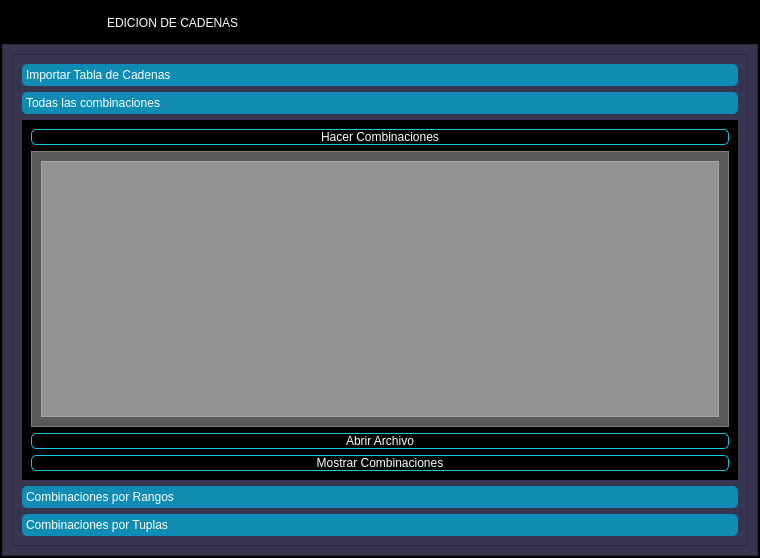
<?xml version="1.0" encoding="UTF-8"?>
<ui version="4.0">
 <class>MainWindow</class>
 <widget class="QMainWindow" name="MainWindow">
  <property name="geometry">
   <rect>
    <x>0</x>
    <y>0</y>
    <width>760</width>
    <height>558</height>
   </rect>
  </property>
  <property name="windowTitle">
   <string>MainWindow</string>
  </property>
  <widget class="QWidget" name="centralwidget">
   <property name="styleSheet">
    <string notr="true">background-color: rgb(0, 0, 0);</string>
   </property>
   <layout class="QHBoxLayout" name="horizontalLayout_4">
    <property name="spacing">
     <number>0</number>
    </property>
    <property name="leftMargin">
     <number>0</number>
    </property>
    <property name="topMargin">
     <number>0</number>
    </property>
    <property name="rightMargin">
     <number>0</number>
    </property>
    <property name="bottomMargin">
     <number>0</number>
    </property>
    <item>
     <widget class="QFrame" name="frame">
      <property name="frameShape">
       <enum>QFrame::StyledPanel</enum>
      </property>
      <property name="frameShadow">
       <enum>QFrame::Raised</enum>
      </property>
      <layout class="QVBoxLayout" name="verticalLayout_2" stretch="1,0">
       <property name="spacing">
        <number>0</number>
       </property>
       <property name="leftMargin">
        <number>0</number>
       </property>
       <property name="topMargin">
        <number>0</number>
       </property>
       <property name="rightMargin">
        <number>0</number>
       </property>
       <property name="bottomMargin">
        <number>0</number>
       </property>
       <item>
        <widget class="QFrame" name="frame_superior">
         <property name="minimumSize">
          <size>
           <width>0</width>
           <height>42</height>
          </size>
         </property>
         <property name="maximumSize">
          <size>
           <width>16777215</width>
           <height>40</height>
          </size>
         </property>
         <property name="styleSheet">
          <string notr="true">QFrame {
background-color: rgb(0, 0, 0);
}

QPushButton{
background-color:#000000ff;
border-radius:20px;
}

QPushButton:hover{
background-color:rgb(53, 53, 79);
border-radius:20px;
}</string>
         </property>
         <property name="frameShape">
          <enum>QFrame::StyledPanel</enum>
         </property>
         <property name="frameShadow">
          <enum>QFrame::Raised</enum>
         </property>
         <layout class="QHBoxLayout" name="horizontalLayout">
          <property name="spacing">
           <number>5</number>
          </property>
          <property name="leftMargin">
           <number>0</number>
          </property>
          <property name="topMargin">
           <number>0</number>
          </property>
          <property name="rightMargin">
           <number>0</number>
          </property>
          <property name="bottomMargin">
           <number>0</number>
          </property>
          <item>
           <spacer name="horizontalSpacer_2">
            <property name="orientation">
             <enum>Qt::Horizontal</enum>
            </property>
            <property name="sizeHint" stdset="0">
             <size>
              <width>40</width>
              <height>20</height>
             </size>
            </property>
           </spacer>
          </item>
          <item>
           <widget class="QLabel" name="label">
            <property name="styleSheet">
             <string notr="true">font: 87 12pt &quot;Arial Black&quot;;
color: white;</string>
            </property>
            <property name="text">
             <string>EDICION DE CADENAS</string>
            </property>
           </widget>
          </item>
          <item>
           <spacer name="horizontalSpacer">
            <property name="orientation">
             <enum>Qt::Horizontal</enum>
            </property>
            <property name="sizeHint" stdset="0">
             <size>
              <width>339</width>
              <height>17</height>
             </size>
            </property>
           </spacer>
          </item>
          <item>
           <widget class="QPushButton" name="bt_cerrar2">
            <property name="minimumSize">
             <size>
              <width>40</width>
              <height>40</height>
             </size>
            </property>
            <property name="styleSheet">
             <string notr="true"/>
            </property>
            <property name="text">
             <string/>
            </property>
            <property name="icon">
             <iconset>
              <normaloff>imagenes/minimo.png</normaloff>imagenes/minimo.png</iconset>
            </property>
            <property name="iconSize">
             <size>
              <width>30</width>
              <height>30</height>
             </size>
            </property>
           </widget>
          </item>
          <item>
           <widget class="QPushButton" name="bt_minimizar">
            <property name="minimumSize">
             <size>
              <width>40</width>
              <height>40</height>
             </size>
            </property>
            <property name="styleSheet">
             <string notr="true"/>
            </property>
            <property name="text">
             <string/>
            </property>
            <property name="icon">
             <iconset>
              <normaloff>imagenes/minimizar.png</normaloff>imagenes/minimizar.png</iconset>
            </property>
            <property name="iconSize">
             <size>
              <width>30</width>
              <height>30</height>
             </size>
            </property>
           </widget>
          </item>
          <item>
           <widget class="QPushButton" name="bt_maximixar">
            <property name="minimumSize">
             <size>
              <width>40</width>
              <height>40</height>
             </size>
            </property>
            <property name="styleSheet">
             <string notr="true"/>
            </property>
            <property name="text">
             <string/>
            </property>
            <property name="icon">
             <iconset>
              <normaloff>imagenes/maximizar.png</normaloff>imagenes/maximizar.png</iconset>
            </property>
            <property name="iconSize">
             <size>
              <width>30</width>
              <height>30</height>
             </size>
            </property>
           </widget>
          </item>
          <item>
           <widget class="QPushButton" name="bt_cerrar">
            <property name="minimumSize">
             <size>
              <width>40</width>
              <height>40</height>
             </size>
            </property>
            <property name="styleSheet">
             <string notr="true"/>
            </property>
            <property name="text">
             <string/>
            </property>
            <property name="icon">
             <iconset>
              <normaloff>imagenes/cerrrar.png</normaloff>imagenes/cerrrar.png</iconset>
            </property>
            <property name="iconSize">
             <size>
              <width>30</width>
              <height>30</height>
             </size>
            </property>
           </widget>
          </item>
         </layout>
        </widget>
       </item>
       <item>
        <widget class="QFrame" name="frame_2">
         <property name="frameShape">
          <enum>QFrame::StyledPanel</enum>
         </property>
         <property name="frameShadow">
          <enum>QFrame::Raised</enum>
         </property>
         <layout class="QHBoxLayout" name="horizontalLayout_2">
          <property name="spacing">
           <number>0</number>
          </property>
          <property name="leftMargin">
           <number>0</number>
          </property>
          <property name="topMargin">
           <number>0</number>
          </property>
          <property name="rightMargin">
           <number>0</number>
          </property>
          <property name="bottomMargin">
           <number>0</number>
          </property>
          <item>
           <widget class="QFrame" name="frame_4">
            <property name="styleSheet">
             <string notr="true">QFrame{
background-color: rgb(55, 53, 79);
}

QPushButton{
font: 87 12pt &quot;Arial Black&quot;;
background-color: #000000ff;
color: rgb(20, 200, 220);
border-radius: 5px;
}

QPushButton:hover{
background-color: black;
}</string>
            </property>
            <property name="frameShape">
             <enum>QFrame::StyledPanel</enum>
            </property>
            <property name="frameShadow">
             <enum>QFrame::Raised</enum>
            </property>
            <layout class="QVBoxLayout" name="verticalLayout_3">
             <item>
              <widget class="QFrame" name="frame_paginas">
               <property name="frameShape">
                <enum>QFrame::StyledPanel</enum>
               </property>
               <property name="frameShadow">
                <enum>QFrame::Raised</enum>
               </property>
               <layout class="QVBoxLayout" name="verticalLayout_6">
                <item>
                 <widget class="QToolBox" name="toolBox">
                  <property name="styleSheet">
                   <string notr="true">QToolBox::tab{
background-color: rgb(14, 140, 180);
border-radius: 5px;
color: rgb(255, 255, 255);
font: 95 10pt &quot;Arial Black&quot;;
}

QToolBoox::tab::selected{
background-color: rgb(20, 200, 220);
font: 75 12pt &quot;MS Shell Dlg 2&quot;; 
color: rgb(0, 0, 0);
}

QPushButton{
font: 87 12pt &quot;Arial Black&quot;;
background-color: #000000ff;
color: white;
border-radius: 5px;
border: 1px solid #14C8DC;
}

QPushButton:hover{
background-color: rgba( 255, 255, 255, 25% );
}
</string>
                  </property>
                  <property name="currentIndex">
                   <number>1</number>
                  </property>
                  <widget class="QWidget" name="Cadena">
                   <property name="geometry">
                    <rect>
                     <x>0</x>
                     <y>0</y>
                     <width>716</width>
                     <height>360</height>
                    </rect>
                   </property>
                   <attribute name="label">
                    <string>Importar Tabla de Cadenas</string>
                   </attribute>
                   <layout class="QVBoxLayout" name="verticalLayout_4">
                    <item>
                     <widget class="QPushButton" name="boton_abrir">
                      <property name="text">
                       <string>Abrir Archivo</string>
                      </property>
                     </widget>
                    </item>
                    <item>
                     <widget class="QPushButton" name="boton_mostrar">
                      <property name="text">
                       <string>Mostrar Datos</string>
                      </property>
                     </widget>
                    </item>
                    <item>
                     <widget class="QFrame" name="frame_3">
                      <property name="styleSheet">
                       <string notr="true">QWidget {
background-color: rgba( 255, 255, 255, 35%);
}

QHeaderView::section {
background-color: rgb(14, 140, 180);
padding: 2px;

border: 1px solid #fffff8; 
font-size: 14pt;
}

ATableWidget{
gridline-color: #aa00ff; 
font-size: 12pt; 
color: rgb(255, 255, 255);
font: 95 10pt &quot;Arial Black&quot;;
}

QTableWidget QTableCornerButton::section{
background-color: #646464;
border: 1px solid #ff000;
}</string>
                      </property>
                      <property name="frameShape">
                       <enum>QFrame::StyledPanel</enum>
                      </property>
                      <property name="frameShadow">
                       <enum>QFrame::Raised</enum>
                      </property>
                      <layout class="QVBoxLayout" name="verticalLayout_5">
                       <item>
                        <widget class="QTableWidget" name="tableWidget"/>
                       </item>
                      </layout>
                     </widget>
                    </item>
                   </layout>
                  </widget>
                  <widget class="QWidget" name="TodasCombinacion">
                   <property name="geometry">
                    <rect>
                     <x>0</x>
                     <y>0</y>
                     <width>716</width>
                     <height>360</height>
                    </rect>
                   </property>
                   <attribute name="label">
                    <string>Todas las combinaciones</string>
                   </attribute>
                   <layout class="QVBoxLayout" name="verticalLayout_7">
                    <item>
                     <widget class="QPushButton" name="pushButton_12">
                      <property name="text">
                       <string>Hacer Combinaciones</string>
                      </property>
                     </widget>
                    </item>
                    <item>
                     <widget class="QFrame" name="frame_5">
                      <property name="styleSheet">
                       <string notr="true">QWidget {
background-color: rgba( 255, 255, 255, 35%);
}

QHeaderView::section {
background-color: rgb(14, 140, 180);
padding: 2px;

border: 1px solid #fffff8; 
font-size: 14pt;
}

ATableWidget{
gridline-color: #aa00ff; 
font-size: 12pt; 
color: rgb(255, 255, 255);
font: 95 10pt &quot;Arial Black&quot;;
}

QTableWidget QTableCornerButton::section{
background-color: #646464;
border: 1px solid #ff000;
}</string>
                      </property>
                      <property name="frameShape">
                       <enum>QFrame::StyledPanel</enum>
                      </property>
                      <property name="frameShadow">
                       <enum>QFrame::Raised</enum>
                      </property>
                      <layout class="QHBoxLayout" name="horizontalLayout_3">
                       <item>
                        <widget class="QTableWidget" name="tableWidget_2"/>
                       </item>
                      </layout>
                     </widget>
                    </item>
                    <item>
                     <widget class="QPushButton" name="pushButton">
                      <property name="text">
                       <string>Abrir Archivo</string>
                      </property>
                     </widget>
                    </item>
                    <item>
                     <widget class="QPushButton" name="boton_abrir_2">
                      <property name="text">
                       <string>Mostrar Combinaciones</string>
                      </property>
                     </widget>
                    </item>
                   </layout>
                  </widget>
                  <widget class="QWidget" name="RangosCombinacion">
                   <property name="geometry">
                    <rect>
                     <x>0</x>
                     <y>0</y>
                     <width>716</width>
                     <height>360</height>
                    </rect>
                   </property>
                   <attribute name="label">
                    <string>Combinaciones por Rangos</string>
                   </attribute>
                   <widget class="QSpinBox" name="spinBox">
                    <property name="geometry">
                     <rect>
                      <x>80</x>
                      <y>90</y>
                      <width>42</width>
                      <height>22</height>
                     </rect>
                    </property>
                   </widget>
                   <widget class="QSpinBox" name="spinBox_2">
                    <property name="geometry">
                     <rect>
                      <x>160</x>
                      <y>90</y>
                      <width>42</width>
                      <height>22</height>
                     </rect>
                    </property>
                   </widget>
                  </widget>
                  <widget class="QWidget" name="TuplasCombinacion">
                   <property name="geometry">
                    <rect>
                     <x>0</x>
                     <y>0</y>
                     <width>716</width>
                     <height>360</height>
                    </rect>
                   </property>
                   <attribute name="label">
                    <string>Combinaciones por Tuplas</string>
                   </attribute>
                  </widget>
                 </widget>
                </item>
               </layout>
              </widget>
             </item>
            </layout>
           </widget>
          </item>
         </layout>
        </widget>
       </item>
      </layout>
     </widget>
    </item>
   </layout>
  </widget>
 </widget>
 <resources/>
 <connections>
  <connection>
   <sender>bt_cerrar</sender>
   <signal>clicked()</signal>
   <receiver>MainWindow</receiver>
   <slot>close()</slot>
   <hints>
    <hint type="sourcelabel">
     <x>720</x>
     <y>30</y>
    </hint>
    <hint type="destinationlabel">
     <x>645</x>
     <y>20</y>
    </hint>
   </hints>
  </connection>
 </connections>
</ui>
